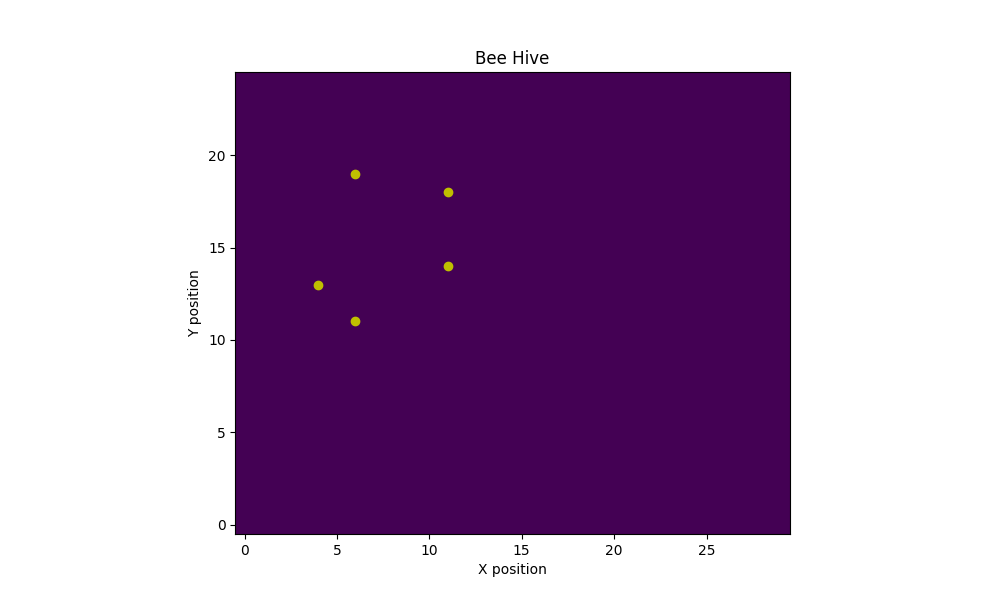

Write the Python code that produced this figure.
# Student Name: Thomas Han
# Student ID:   22881119
#
# task1.py - add 4 more bees and made them yellow and title and label and also save as an image
#
# Version information: 1 
#
# Usage: python3 <title>.py
#
import matplotlib.pyplot as plt
import numpy as np
from buzzness import Bee

def plot_hive(hive, blist, ax):
    xvalues = [b.get_pos()[0] for b in blist if b.get_inhive()]
    yvalues = [b.get_pos()[1] for b in blist if b.get_inhive()]
    ax.imshow(hive.T, origin="lower") 
    ax.scatter(xvalues, yvalues, color="y")
    ax.set_xlabel("X position")
    ax.set_title("Bee Hive")
    ax.set_ylabel("Y position")

simlength = 1
hiveX = 30
hiveY = 25
b1 = Bee("b1", (5,10))
blist = [b1]

blist.append(Bee("b2", (5,14))) 
blist.append(Bee("b3", (5,18))) 
blist.append(Bee("b4", (10,14))) 
blist.append(Bee("b5", (10,18))) 

# hive will range between 0 and 10
# 10 is brown, not ready
# 0 is ready
# 1-5 is honey level
hive = np.zeros((hiveX,hiveY))

#plt.ion()

for t in range(simlength):
    for b in blist:
        # b.step_change()
        pass
    fig, axes = plt.subplots(1, 1, figsize=(10,6))

    plot_hive(hive, blist, axes)
    #plot_hive(hive, blist, axes[0])
    
    plt.show()
    #plt.pause(1)
    #plt.clf()
 
fig.savefig("task1.png") 
